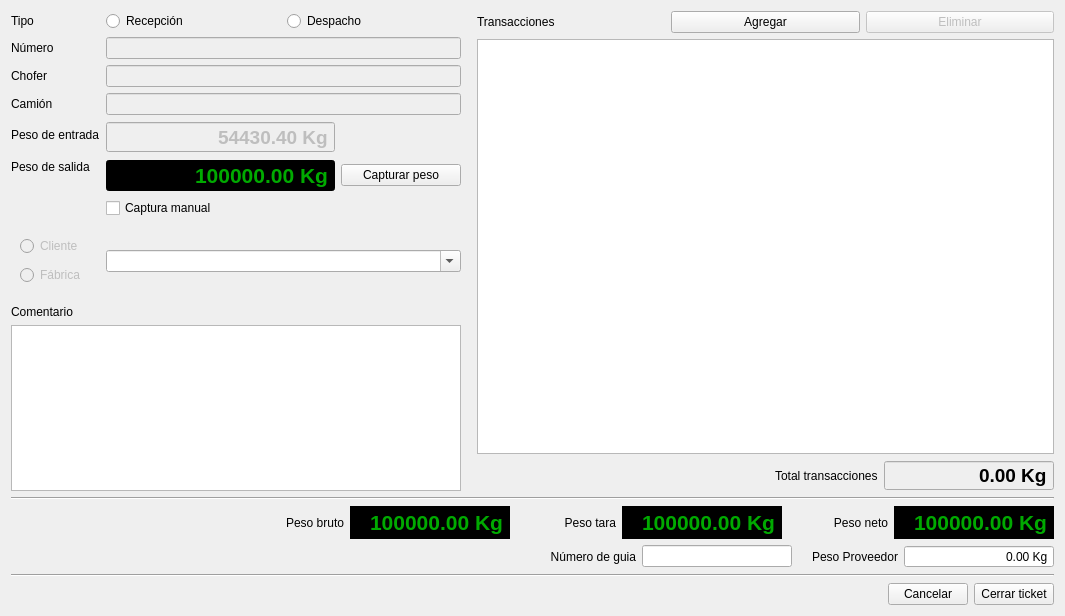
<?xml version="1.0" encoding="UTF-8"?>
<ui version="4.0">
 <class>CloseTicket</class>
 <widget class="QWidget" name="CloseTicket">
  <property name="geometry">
   <rect>
    <x>0</x>
    <y>0</y>
    <width>1065</width>
    <height>616</height>
   </rect>
  </property>
  <property name="minimumSize">
   <size>
    <width>1000</width>
    <height>530</height>
   </size>
  </property>
  <property name="windowTitle">
   <string>Cerrar ticket</string>
  </property>
  <layout class="QVBoxLayout" name="verticalLayout">
   <item>
    <layout class="QHBoxLayout" name="dialogLayout">
     <item>
      <widget class="QWidget" name="ticketWidget" native="true">
       <property name="maximumSize">
        <size>
         <width>450</width>
         <height>16777215</height>
        </size>
       </property>
       <layout class="QVBoxLayout" name="ticketLayout" stretch="0,0,0">
        <property name="margin">
         <number>0</number>
        </property>
        <item>
         <layout class="QFormLayout" name="ticketFormLayout">
          <property name="fieldGrowthPolicy">
           <enum>QFormLayout::AllNonFixedFieldsGrow</enum>
          </property>
          <item row="0" column="0">
           <widget class="QLabel" name="ticketTypeLabel">
            <property name="text">
             <string>Tipo</string>
            </property>
           </widget>
          </item>
          <item row="0" column="1">
           <widget class="QWidget" name="widget" native="true">
            <layout class="QHBoxLayout" name="horizontalLayout_2">
             <property name="margin">
              <number>0</number>
             </property>
             <item>
              <widget class="QRadioButton" name="receptionButton">
               <property name="text">
                <string>Recepción</string>
               </property>
              </widget>
             </item>
             <item>
              <widget class="QRadioButton" name="dispatchButton">
               <property name="text">
                <string>Despacho</string>
               </property>
              </widget>
             </item>
            </layout>
           </widget>
          </item>
          <item row="1" column="0">
           <widget class="QLabel" name="numberLabel">
            <property name="text">
             <string>Número</string>
            </property>
            <property name="alignment">
             <set>Qt::AlignLeading|Qt::AlignLeft|Qt::AlignVCenter</set>
            </property>
           </widget>
          </item>
          <item row="1" column="1">
           <layout class="QHBoxLayout" name="numberTypeLayout">
            <item>
             <widget class="QLineEdit" name="numberLineEdit">
              <property name="enabled">
               <bool>false</bool>
              </property>
              <property name="alignment">
               <set>Qt::AlignCenter</set>
              </property>
             </widget>
            </item>
           </layout>
          </item>
          <item row="2" column="0">
           <widget class="QLabel" name="driverLabel">
            <property name="text">
             <string>Chofer</string>
            </property>
           </widget>
          </item>
          <item row="2" column="1">
           <widget class="QLineEdit" name="driverLineEdit">
            <property name="enabled">
             <bool>false</bool>
            </property>
           </widget>
          </item>
          <item row="3" column="0">
           <widget class="QLabel" name="truckLabel">
            <property name="text">
             <string>Camión</string>
            </property>
           </widget>
          </item>
          <item row="3" column="1">
           <widget class="QLineEdit" name="truckLineEdit">
            <property name="enabled">
             <bool>false</bool>
            </property>
           </widget>
          </item>
          <item row="4" column="0">
           <layout class="QVBoxLayout" name="weightLabelsLayout">
            <item>
             <widget class="QLabel" name="label_6">
              <property name="text">
               <string>Peso de entrada</string>
              </property>
             </widget>
            </item>
            <item>
             <widget class="QLabel" name="label_4">
              <property name="text">
               <string>Peso de salida</string>
              </property>
             </widget>
            </item>
           </layout>
          </item>
          <item row="4" column="1">
           <layout class="QGridLayout" name="gridLayout">
            <item row="1" column="2">
             <widget class="QPushButton" name="captureWeightButton">
              <property name="minimumSize">
               <size>
                <width>0</width>
                <height>0</height>
               </size>
              </property>
              <property name="maximumSize">
               <size>
                <width>120</width>
                <height>16777215</height>
               </size>
              </property>
              <property name="styleSheet">
               <string notr="true">QPushButton:checked {
	background-color: rgb(0, 255, 0);
	border: 0px;
}</string>
              </property>
              <property name="text">
               <string>Capturar peso</string>
              </property>
              <property name="checkable">
               <bool>true</bool>
              </property>
              <property name="checked">
               <bool>false</bool>
              </property>
              <property name="autoDefault">
               <bool>false</bool>
              </property>
              <property name="default">
               <bool>false</bool>
              </property>
              <property name="flat">
               <bool>false</bool>
              </property>
             </widget>
            </item>
            <item row="0" column="0">
             <widget class="QDoubleSpinBox" name="incomingWeightSpinBox">
              <property name="enabled">
               <bool>false</bool>
              </property>
              <property name="font">
               <font>
                <pointsize>14</pointsize>
                <weight>75</weight>
                <bold>true</bold>
               </font>
              </property>
              <property name="alignment">
               <set>Qt::AlignRight|Qt::AlignTrailing|Qt::AlignVCenter</set>
              </property>
              <property name="buttonSymbols">
               <enum>QAbstractSpinBox::NoButtons</enum>
              </property>
              <property name="suffix">
               <string> Kg</string>
              </property>
              <property name="maximum">
               <double>500000.000000000000000</double>
              </property>
              <property name="value">
               <double>54430.400000000001455</double>
              </property>
             </widget>
            </item>
            <item row="1" column="0">
             <widget class="QDoubleSpinBox" name="outgoingWeightSpinBox">
              <property name="enabled">
               <bool>false</bool>
              </property>
              <property name="sizePolicy">
               <sizepolicy hsizetype="Minimum" vsizetype="Expanding">
                <horstretch>0</horstretch>
                <verstretch>0</verstretch>
               </sizepolicy>
              </property>
              <property name="minimumSize">
               <size>
                <width>0</width>
                <height>0</height>
               </size>
              </property>
              <property name="font">
               <font>
                <pointsize>16</pointsize>
                <weight>75</weight>
                <bold>true</bold>
               </font>
              </property>
              <property name="focusPolicy">
               <enum>Qt::ClickFocus</enum>
              </property>
              <property name="styleSheet">
               <string notr="true">background-color: rgb(0, 0, 0);
color: rgb(0, 170, 0);</string>
              </property>
              <property name="frame">
               <bool>true</bool>
              </property>
              <property name="alignment">
               <set>Qt::AlignRight|Qt::AlignTrailing|Qt::AlignVCenter</set>
              </property>
              <property name="readOnly">
               <bool>false</bool>
              </property>
              <property name="buttonSymbols">
               <enum>QAbstractSpinBox::NoButtons</enum>
              </property>
              <property name="suffix">
               <string> Kg</string>
              </property>
              <property name="maximum">
               <double>500000.000000000000000</double>
              </property>
              <property name="value">
               <double>100000.000000000000000</double>
              </property>
             </widget>
            </item>
           </layout>
          </item>
          <item row="5" column="1">
           <widget class="QCheckBox" name="manualCheckBox">
            <property name="text">
             <string>Captura manual</string>
            </property>
           </widget>
          </item>
          <item row="6" column="1">
           <layout class="QVBoxLayout" name="weightsLayout">
            <item>
             <spacer name="verticalSpacer">
              <property name="orientation">
               <enum>Qt::Vertical</enum>
              </property>
              <property name="sizeHint" stdset="0">
               <size>
                <width>20</width>
                <height>40</height>
               </size>
              </property>
             </spacer>
            </item>
            <item>
             <widget class="QComboBox" name="clientsComboBox">
              <property name="editable">
               <bool>true</bool>
              </property>
              <property name="insertPolicy">
               <enum>QComboBox::NoInsert</enum>
              </property>
             </widget>
            </item>
            <item>
             <spacer name="verticalSpacer_2">
              <property name="orientation">
               <enum>Qt::Vertical</enum>
              </property>
              <property name="sizeHint" stdset="0">
               <size>
                <width>20</width>
                <height>40</height>
               </size>
              </property>
             </spacer>
            </item>
           </layout>
          </item>
          <item row="6" column="0">
           <widget class="QWidget" name="clientSelectWidget" native="true">
            <layout class="QVBoxLayout" name="verticalLayout_2">
             <item>
              <widget class="QRadioButton" name="clientButton">
               <property name="enabled">
                <bool>false</bool>
               </property>
               <property name="text">
                <string>Cliente</string>
               </property>
              </widget>
             </item>
             <item>
              <widget class="QRadioButton" name="factoryButton">
               <property name="enabled">
                <bool>false</bool>
               </property>
               <property name="text">
                <string>Fábrica</string>
               </property>
              </widget>
             </item>
            </layout>
           </widget>
          </item>
         </layout>
        </item>
        <item>
         <widget class="QLabel" name="commentLabel">
          <property name="text">
           <string>Comentario</string>
          </property>
         </widget>
        </item>
        <item>
         <widget class="QPlainTextEdit" name="commentPlainTextEdit">
          <property name="tabChangesFocus">
           <bool>true</bool>
          </property>
         </widget>
        </item>
       </layout>
      </widget>
     </item>
     <item>
      <spacer name="horizontalSpacer_3">
       <property name="orientation">
        <enum>Qt::Horizontal</enum>
       </property>
       <property name="sizeType">
        <enum>QSizePolicy::Fixed</enum>
       </property>
       <property name="sizeHint" stdset="0">
        <size>
         <width>10</width>
         <height>20</height>
        </size>
       </property>
      </spacer>
     </item>
     <item>
      <layout class="QVBoxLayout" name="transactionsLayout">
       <item>
        <layout class="QHBoxLayout" name="transactionsTitleLayout">
         <item>
          <widget class="QLabel" name="transactionsLabel">
           <property name="text">
            <string>Transacciones</string>
           </property>
          </widget>
         </item>
         <item>
          <widget class="QPushButton" name="addTransactionButton">
           <property name="text">
            <string>Agregar</string>
           </property>
           <property name="icon">
            <iconset resource="pixmaps/pixmaps.qrc">
             <normaloff>:/icons/add-transaction.png</normaloff>:/icons/add-transaction.png</iconset>
           </property>
          </widget>
         </item>
         <item>
          <widget class="QPushButton" name="removeTransactionButton">
           <property name="enabled">
            <bool>false</bool>
           </property>
           <property name="text">
            <string>Eliminar</string>
           </property>
           <property name="icon">
            <iconset resource="pixmaps/pixmaps.qrc">
             <normaloff>:/icons/remove-transaction.png</normaloff>:/icons/remove-transaction.png</iconset>
           </property>
          </widget>
         </item>
        </layout>
       </item>
       <item>
        <widget class="QTableView" name="transactionsTableView">
         <property name="selectionMode">
          <enum>QAbstractItemView::SingleSelection</enum>
         </property>
         <property name="selectionBehavior">
          <enum>QAbstractItemView::SelectRows</enum>
         </property>
         <attribute name="horizontalHeaderHighlightSections">
          <bool>false</bool>
         </attribute>
         <attribute name="horizontalHeaderStretchLastSection">
          <bool>false</bool>
         </attribute>
         <attribute name="verticalHeaderVisible">
          <bool>false</bool>
         </attribute>
        </widget>
       </item>
       <item>
        <layout class="QHBoxLayout" name="transactionsTotalLayout">
         <item>
          <spacer name="horizontalSpacer_5">
           <property name="orientation">
            <enum>Qt::Horizontal</enum>
           </property>
           <property name="sizeHint" stdset="0">
            <size>
             <width>40</width>
             <height>20</height>
            </size>
           </property>
          </spacer>
         </item>
         <item>
          <widget class="QLabel" name="transactionsTotalLabel">
           <property name="text">
            <string>Total transacciones</string>
           </property>
          </widget>
         </item>
         <item>
          <widget class="QDoubleSpinBox" name="transactionsTotalSpinBox">
           <property name="enabled">
            <bool>false</bool>
           </property>
           <property name="sizePolicy">
            <sizepolicy hsizetype="Maximum" vsizetype="Fixed">
             <horstretch>0</horstretch>
             <verstretch>0</verstretch>
            </sizepolicy>
           </property>
           <property name="minimumSize">
            <size>
             <width>170</width>
             <height>0</height>
            </size>
           </property>
           <property name="font">
            <font>
             <pointsize>14</pointsize>
             <weight>75</weight>
             <bold>true</bold>
            </font>
           </property>
           <property name="styleSheet">
            <string notr="true">color: rgb(0, 0, 0);</string>
           </property>
           <property name="alignment">
            <set>Qt::AlignRight|Qt::AlignTrailing|Qt::AlignVCenter</set>
           </property>
           <property name="buttonSymbols">
            <enum>QAbstractSpinBox::NoButtons</enum>
           </property>
           <property name="suffix">
            <string> Kg</string>
           </property>
           <property name="maximum">
            <double>999999.000000000000000</double>
           </property>
          </widget>
         </item>
        </layout>
       </item>
      </layout>
     </item>
    </layout>
   </item>
   <item>
    <widget class="Line" name="line_2">
     <property name="orientation">
      <enum>Qt::Horizontal</enum>
     </property>
    </widget>
   </item>
   <item>
    <layout class="QHBoxLayout" name="weightLayout">
     <item>
      <spacer name="horizontalSpacer_2">
       <property name="orientation">
        <enum>Qt::Horizontal</enum>
       </property>
       <property name="sizeHint" stdset="0">
        <size>
         <width>40</width>
         <height>20</height>
        </size>
       </property>
      </spacer>
     </item>
     <item>
      <widget class="QLabel" name="label_10">
       <property name="sizePolicy">
        <sizepolicy hsizetype="Preferred" vsizetype="Preferred">
         <horstretch>0</horstretch>
         <verstretch>0</verstretch>
        </sizepolicy>
       </property>
       <property name="minimumSize">
        <size>
         <width>100</width>
         <height>0</height>
        </size>
       </property>
       <property name="text">
        <string>Peso bruto</string>
       </property>
       <property name="alignment">
        <set>Qt::AlignRight|Qt::AlignTrailing|Qt::AlignVCenter</set>
       </property>
      </widget>
     </item>
     <item>
      <widget class="QDoubleSpinBox" name="grossWeightSpinBox">
       <property name="enabled">
        <bool>false</bool>
       </property>
       <property name="minimumSize">
        <size>
         <width>160</width>
         <height>0</height>
        </size>
       </property>
       <property name="font">
        <font>
         <pointsize>16</pointsize>
         <weight>75</weight>
         <bold>true</bold>
        </font>
       </property>
       <property name="focusPolicy">
        <enum>Qt::NoFocus</enum>
       </property>
       <property name="autoFillBackground">
        <bool>true</bool>
       </property>
       <property name="styleSheet">
        <string notr="true">background-color: rgb(0, 0, 0);
color: rgb(0, 170, 0);</string>
       </property>
       <property name="alignment">
        <set>Qt::AlignRight|Qt::AlignTrailing|Qt::AlignVCenter</set>
       </property>
       <property name="buttonSymbols">
        <enum>QAbstractSpinBox::NoButtons</enum>
       </property>
       <property name="suffix">
        <string> Kg</string>
       </property>
       <property name="maximum">
        <double>999999.000000000000000</double>
       </property>
       <property name="value">
        <double>999999.000000000000000</double>
       </property>
      </widget>
     </item>
     <item>
      <widget class="QLabel" name="label_8">
       <property name="sizePolicy">
        <sizepolicy hsizetype="Preferred" vsizetype="Preferred">
         <horstretch>0</horstretch>
         <verstretch>0</verstretch>
        </sizepolicy>
       </property>
       <property name="minimumSize">
        <size>
         <width>100</width>
         <height>0</height>
        </size>
       </property>
       <property name="text">
        <string>Peso tara</string>
       </property>
       <property name="alignment">
        <set>Qt::AlignRight|Qt::AlignTrailing|Qt::AlignVCenter</set>
       </property>
      </widget>
     </item>
     <item>
      <widget class="QDoubleSpinBox" name="tareWeightSpinBox">
       <property name="enabled">
        <bool>false</bool>
       </property>
       <property name="minimumSize">
        <size>
         <width>160</width>
         <height>0</height>
        </size>
       </property>
       <property name="font">
        <font>
         <pointsize>16</pointsize>
         <weight>75</weight>
         <bold>true</bold>
        </font>
       </property>
       <property name="focusPolicy">
        <enum>Qt::NoFocus</enum>
       </property>
       <property name="autoFillBackground">
        <bool>true</bool>
       </property>
       <property name="styleSheet">
        <string notr="true">background-color: rgb(0, 0, 0);
color: rgb(0, 170, 0);</string>
       </property>
       <property name="alignment">
        <set>Qt::AlignRight|Qt::AlignTrailing|Qt::AlignVCenter</set>
       </property>
       <property name="buttonSymbols">
        <enum>QAbstractSpinBox::NoButtons</enum>
       </property>
       <property name="suffix">
        <string> Kg</string>
       </property>
       <property name="maximum">
        <double>999999.000000000000000</double>
       </property>
       <property name="value">
        <double>999999.000000000000000</double>
       </property>
      </widget>
     </item>
     <item>
      <widget class="QLabel" name="label_11">
       <property name="sizePolicy">
        <sizepolicy hsizetype="Preferred" vsizetype="Preferred">
         <horstretch>0</horstretch>
         <verstretch>0</verstretch>
        </sizepolicy>
       </property>
       <property name="minimumSize">
        <size>
         <width>100</width>
         <height>0</height>
        </size>
       </property>
       <property name="text">
        <string>Peso neto</string>
       </property>
       <property name="alignment">
        <set>Qt::AlignRight|Qt::AlignTrailing|Qt::AlignVCenter</set>
       </property>
      </widget>
     </item>
     <item>
      <widget class="QDoubleSpinBox" name="netWeightSpinBox">
       <property name="enabled">
        <bool>false</bool>
       </property>
       <property name="minimumSize">
        <size>
         <width>160</width>
         <height>0</height>
        </size>
       </property>
       <property name="font">
        <font>
         <pointsize>16</pointsize>
         <weight>75</weight>
         <bold>true</bold>
        </font>
       </property>
       <property name="focusPolicy">
        <enum>Qt::NoFocus</enum>
       </property>
       <property name="autoFillBackground">
        <bool>true</bool>
       </property>
       <property name="styleSheet">
        <string notr="true">background-color: rgb(0, 0, 0);
color: rgb(0, 170, 0);</string>
       </property>
       <property name="alignment">
        <set>Qt::AlignRight|Qt::AlignTrailing|Qt::AlignVCenter</set>
       </property>
       <property name="buttonSymbols">
        <enum>QAbstractSpinBox::NoButtons</enum>
       </property>
       <property name="suffix">
        <string> Kg</string>
       </property>
       <property name="maximum">
        <double>999999.000000000000000</double>
       </property>
       <property name="value">
        <double>999999.000000000000000</double>
       </property>
      </widget>
     </item>
    </layout>
   </item>
   <item>
    <widget class="QWidget" name="providerWidget" native="true">
     <layout class="QHBoxLayout" name="horizontalLayout">
      <property name="spacing">
       <number>6</number>
      </property>
      <property name="margin">
       <number>0</number>
      </property>
      <item>
       <spacer name="horizontalSpacer_4">
        <property name="orientation">
         <enum>Qt::Horizontal</enum>
        </property>
        <property name="sizeHint" stdset="0">
         <size>
          <width>40</width>
          <height>20</height>
         </size>
        </property>
       </spacer>
      </item>
      <item>
       <widget class="QLabel" name="label">
        <property name="minimumSize">
         <size>
          <width>100</width>
          <height>0</height>
         </size>
        </property>
        <property name="text">
         <string>Número de guia</string>
        </property>
        <property name="alignment">
         <set>Qt::AlignRight|Qt::AlignTrailing|Qt::AlignVCenter</set>
        </property>
       </widget>
      </item>
      <item>
       <widget class="QLineEdit" name="providerDocumentNumberLineEdit">
        <property name="maximumSize">
         <size>
          <width>150</width>
          <height>16777215</height>
         </size>
        </property>
       </widget>
      </item>
      <item>
       <widget class="QLabel" name="label_9">
        <property name="minimumSize">
         <size>
          <width>100</width>
          <height>0</height>
         </size>
        </property>
        <property name="text">
         <string>Peso Proveedor</string>
        </property>
        <property name="alignment">
         <set>Qt::AlignRight|Qt::AlignTrailing|Qt::AlignVCenter</set>
        </property>
       </widget>
      </item>
      <item>
       <widget class="QDoubleSpinBox" name="providerWeightSpinBox">
        <property name="minimumSize">
         <size>
          <width>150</width>
          <height>0</height>
         </size>
        </property>
        <property name="alignment">
         <set>Qt::AlignRight|Qt::AlignTrailing|Qt::AlignVCenter</set>
        </property>
        <property name="buttonSymbols">
         <enum>QAbstractSpinBox::NoButtons</enum>
        </property>
        <property name="suffix">
         <string> Kg</string>
        </property>
        <property name="maximum">
         <double>999999.000000000000000</double>
        </property>
       </widget>
      </item>
     </layout>
    </widget>
   </item>
   <item>
    <widget class="Line" name="line">
     <property name="orientation">
      <enum>Qt::Horizontal</enum>
     </property>
    </widget>
   </item>
   <item>
    <layout class="QHBoxLayout" name="dialogButtonsLayout">
     <item>
      <spacer name="horizontalSpacer">
       <property name="orientation">
        <enum>Qt::Horizontal</enum>
       </property>
       <property name="sizeHint" stdset="0">
        <size>
         <width>40</width>
         <height>20</height>
        </size>
       </property>
      </spacer>
     </item>
     <item>
      <widget class="QPushButton" name="cancelButton">
       <property name="text">
        <string>Cancelar</string>
       </property>
      </widget>
     </item>
     <item>
      <widget class="QPushButton" name="closeTicketButton">
       <property name="text">
        <string>Cerrar ticket</string>
       </property>
      </widget>
     </item>
    </layout>
   </item>
  </layout>
 </widget>
 <resources>
  <include location="pixmaps/pixmaps.qrc"/>
 </resources>
 <connections/>
</ui>
